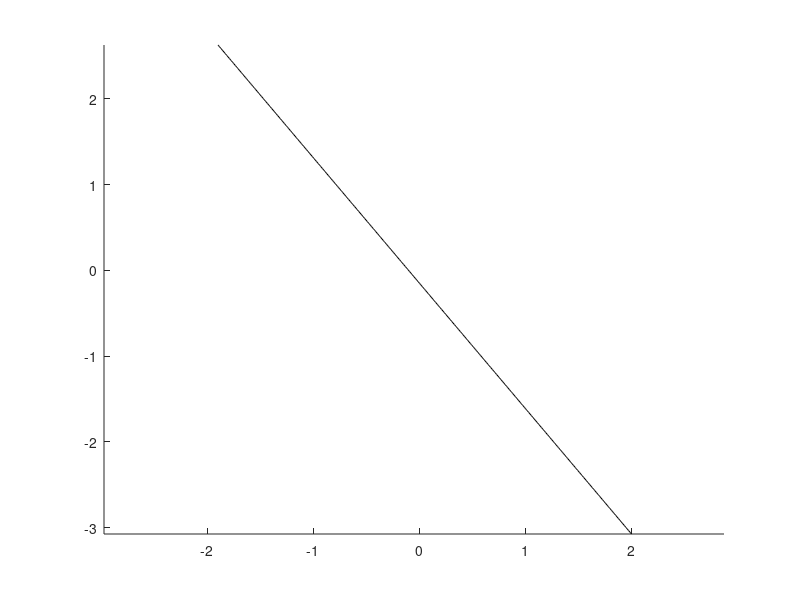

Source code (MATLAB): (Note: this script raises an error after producing the figure.)
X = [randn(50,2)+1; randn(50,2)-1];
Y = [ones(50,1); -ones(50,1)];

kernels = {'linear', 'polynomial', 'rbf'}; % rbf is Gaussian


%looping through different kernel dunctions 
for k = 1:length(kernels)
    % Train SVM model 
    SVMModel = fitcsvm(X, Y, 'KernelFunction', kernels{k});
    
    % Support vectors
    sv = SVMModel.SupportVectors;

    % Create a grid
    [X1, X2] = meshgrid(min(X(:,1)):.02:max(X(:,1)), min(X(:,2)):.02:max(X(:,2)));
    [~, score] = predict(SVMModel, [X1(:), X2(:)]);
    scoreGrid = reshape(score(:,1), size(X1,1), size(X2,2));
    
    % Plot the data decision boundary and support vectors 
    figure;
    hold on;
    contour(X1, X2, scoreGrid, [0, 0], 'k');
    gscatter(X(:,1), X(:,2), Y, 'rb', 'o',[], 'off');
    
    plot(sv(:,1), sv(:,2), 'ko', 'MarkerSize', 10);
    title(sprintf('Decision Boundary with %s Kernel', kernels{k}));
    xlabel('X_1');
    ylabel('X_2');
    legend({'Decision Boundary', 'Class 1', 'Class -1', 'Support Vectors'}, 'Location', 'Best');
    hold off;
end